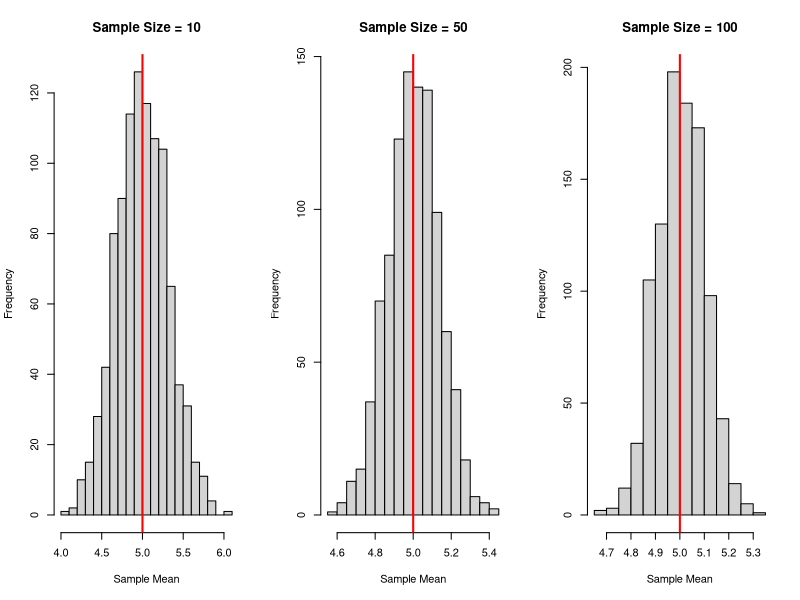
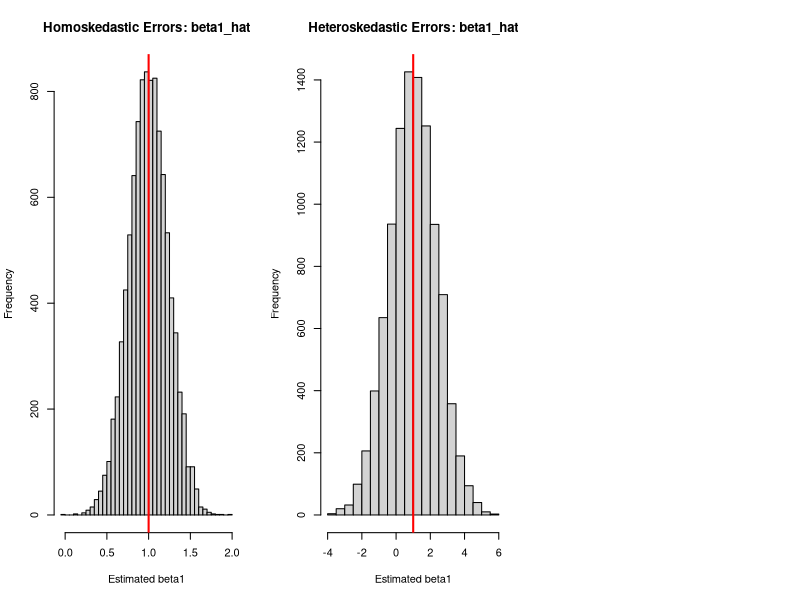
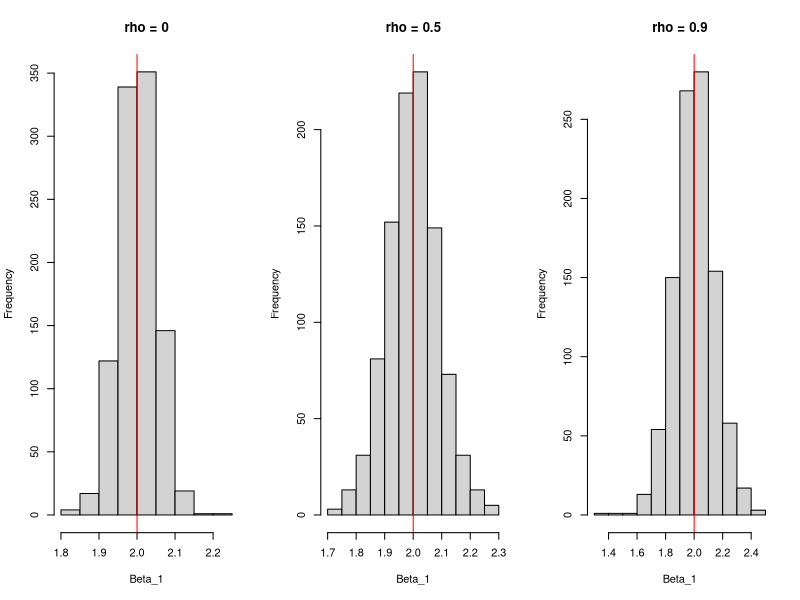
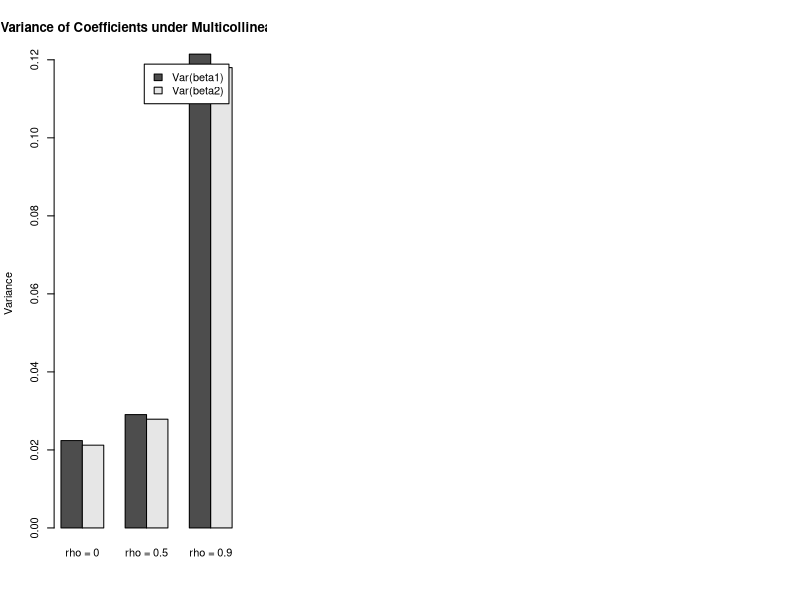
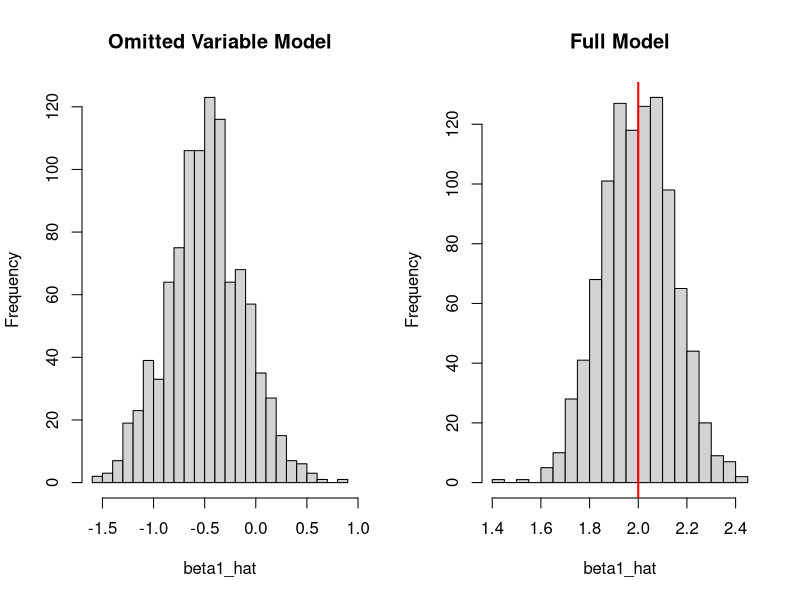

Generate these figures, in order, with R: (Note: this script raises an error after producing the figures.)
## ---- chunk 1
# Set a seed for reproducibility (so results are the same each time)
set.seed(123)

# Number of simulations
n_sim <- 1000

# Sample sizes to try
sample_sizes <- c(10, 50, 100)

# True population mean and standard deviation (things we might want to estimate)
true_mean <- 5
true_sd <- 1

# List to store results
results <- list()

# Loop over each sample size
for (n in sample_sizes) {
  # For each simulation, draw n samples and compute the mean
  sample_means <- numeric(n_sim)
  for (i in 1:n_sim) {
    samples <- rnorm(n, mean = true_mean, sd = true_sd)
    sample_means[i] <- mean(samples)
  }
  results[[as.character(n)]] <- sample_means
}

# Plot histograms to visualize the sample means
par(mfrow = c(1, 3))  # Arrange plots in 1 row, 3 columns
for (n in sample_sizes) {
  hist(results[[as.character(n)]], 
       main = paste("Sample Size =", n), 
       xlab = "Sample Mean", 
       breaks = 20)
  abline(v = true_mean, col = "red", lwd = 2)  # Add true mean line
}

# Check the average and spread of sample means
for (n in sample_sizes) {
  mean_of_means <- mean(results[[as.character(n)]])
  var_of_means <- var(results[[as.character(n)]])
  theoretical_var <- (true_sd^2) / n  # Expected variance: sigma^2 / n
  cat("Sample Size:", n, "\n")
  cat("Average of Sample Means:", mean_of_means, "\n")
  cat("Variance of Sample Means:", var_of_means, "\n")
  cat("Theoretical Variance:", theoretical_var, "\n\n")
}

# we should see that the average of the sample means is close to the true population mean, and the variance of the sample means decreases as the sample size increases.
## ---- chunk 2
# quick quiz: Estimate the true standard deviation of the N(5,1) sample using the unbiased estimator of the sample variance.

## ---- chunk 3
library(lmtest)  # Install if needed: install.packages("lmtest")

# Function to run Monte Carlo simulation for OLS
simulate_ols <- function(n_sim, x, beta0_true, beta1_true, error_gen) {
  n <- length(x)  # Sample size
  beta1_hats <- numeric(n_sim)  # Store estimated beta1
  se_beta1 <- numeric(n_sim)    # Store estimated standard errors
  ci_lower <- numeric(n_sim)    # Store lower bounds of 95% CI
  ci_upper <- numeric(n_sim)    # Store upper bounds of 95% CI
  shapiro_p <- numeric(n_sim)   # Store p-values for normality test
  bp_p <- numeric(n_sim)        # Store p-values for heteroskedasticity test
  
  # Run simulations
  for (i in 1:n_sim) {
    # Generate errors using the provided function
    epsilon <- error_gen(x)
    # Generate y based on the true model
    y <- beta0_true + beta1_true * x + epsilon
    # Fit OLS model
    model <- lm(y ~ x)
    # Store beta1 estimate
    beta1_hats[i] <- coef(model)[2]
    # Store standard error of beta1
    se_beta1[i] <- summary(model)$coefficients[2, 2]
    # Store 95% confidence interval for beta1
    ci <- confint(model)[2, ]
    ci_lower[i] <- ci[1]
    ci_upper[i] <- ci[2]
    # Store p-values from tests
    residuals <- residuals(model)
    shapiro_p[i] <- shapiro.test(residuals)$p.value    # Normality test
    bp_p[i] <- bptest(model)$p.value                   # Heteroskedasticity test
  }
  
  # Return all results as a list
  return(list(beta1_hats = beta1_hats, 
              se_beta1 = se_beta1, 
              ci_lower = ci_lower, 
              ci_upper = ci_upper, 
              shapiro_p = shapiro_p, 
              bp_p = bp_p))
}
## ---- chunk 4
# Set seed for reproducibility
set.seed(123)

# Define constants
n_sim <- 10000  # Number of simulations
x <- c(2, 5, 8) # Fixed x values
beta0_true <- 0 # True beta0
beta1_true <- 1 # True beta1

# Function to generate homoskedastic errors: N(0, 1)
error_gen_homo <- function(x) {
  rnorm(length(x), mean = 0, sd = 1)
}

# Run the simulation
results_homo <- simulate_ols(n_sim, x, beta0_true, beta1_true, error_gen_homo)

# Analyze results
# Unbiasedness: average of beta1 estimates
mean_beta1_homo <- mean(results_homo$beta1_hats)
cat("Average beta1_hat:", mean_beta1_homo, "\n")

# Standard Errors: compare estimated SE to actual variability
mean_se_beta1_homo <- mean(results_homo$se_beta1)
true_se_homo <- sd(results_homo$beta1_hats)  # Actual standard error from simulation
cat("Average Estimated SE:", mean_se_beta1_homo, "\n")
cat("True SE (from simulation):", true_se_homo, "\n")

# Confidence Intervals: proportion containing true beta1
coverage_homo <- mean((results_homo$ci_lower <= beta1_true) & 
                      (results_homo$ci_upper >= beta1_true))
cat("95% CI Coverage:", coverage_homo, "\n")

# Tests: proportion of rejections at 5% level
shapiro_reject_homo <- mean(results_homo$shapiro_p < 0.05)
bp_reject_homo <- mean(results_homo$bp_p < 0.05)
cat("Normality Test Rejections:", shapiro_reject_homo, "\n")
cat("Heteroskedasticity Test Rejections:", bp_reject_homo, "\n")

# Plot histogram of beta1 estimates
hist(results_homo$beta1_hats, 
     main = "Homoskedastic Errors: beta1_hat", 
     xlab = "Estimated beta1", 
     breaks = 30)
abline(v = beta1_true, col = "red", lwd = 2)  # True beta1 line
## ---- chunk 5
# Function to generate heteroskedastic errors: N(0, x_i^2)
error_gen_hetero <- function(x) {
  rnorm(length(x), mean = 0, sd = x)  # sd = x_i, so variance = x_i^2
}

# Run the simulation
results_hetero <- simulate_ols(n_sim, x, beta0_true, beta1_true, error_gen_hetero)

# Analyze results
# Unbiasedness: average of beta1 estimates
mean_beta1_hetero <- mean(results_hetero$beta1_hats)
cat("Average beta1_hat:", mean_beta1_hetero, "\n")

# Standard Errors: compare estimated SE to actual variability
mean_se_beta1_hetero <- mean(results_hetero$se_beta1)
true_se_hetero <- sd(results_hetero$beta1_hats)  # Actual standard error from simulation
cat("Average Estimated SE:", mean_se_beta1_hetero, "\n")
cat("True SE (from simulation):", true_se_hetero, "\n")

# Confidence Intervals: proportion containing true beta1
coverage_hetero <- mean((results_hetero$ci_lower <= beta1_true) & 
                        (results_hetero$ci_upper >= beta1_true))
cat("95% CI Coverage:", coverage_hetero, "\n")

# Tests: proportion of rejections at 5% level
shapiro_reject_hetero <- mean(results_hetero$shapiro_p < 0.05)
bp_reject_hetero <- mean(results_hetero$bp_p < 0.05)
cat("Normality Test Rejections:", shapiro_reject_hetero, "\n")
cat("Heteroskedasticity Test Rejections:", bp_reject_hetero, "\n")

# Plot histogram of beta1 estimates
hist(results_hetero$beta1_hats, 
     main = "Heteroskedastic Errors: beta1_hat", 
     xlab = "Estimated beta1", 
     breaks = 30)
abline(v = beta1_true, col = "red", lwd = 2)  # True beta1 line
## ---- chunk 6
set.seed(123)
sims <- 1000
n <- 50
rho <- c(0, 0.5, 0.9)
betas <- matrix(NA, sims, length(rho))
for (j in 1:length(rho)) {
  for (i in 1:sims) {
    x1 <- runif(n, 0, 10)
    u <- rnorm(n, 0, 1)
    x2 <- rho[j] * x1 + u
    y <- 1 + 2 * x1 + 1.5 * x2 + rnorm(n)
    betas[i,j] <- coef(lm(y ~ x1 + x2))[2]  # Beta_1
  }
}
par(mfrow=c(1,3))
for (j in 1:length(rho)) {
  hist(betas[,j], main=paste("rho =", rho[j]), xlab="Beta_1")
  abline(v=2, col="red")
}
## ---- chunk 7
set.seed(123)
n_sim <- 1000
n <- 50  # Larger sample to avoid singularity
rho_values <- c(0, 0.5, 0.9)  # Correlation levels
var_beta1 <- numeric(length(rho_values))
var_beta2 <- numeric(length(rho_values))

for (j in 1:length(rho_values)) {
  rho <- rho_values[j]
  sigma_u <- sqrt(1 - rho^2)  # Ensure Var(x2) = 1
  beta1_hats <- numeric(n_sim)
  beta2_hats <- numeric(n_sim)
  for (i in 1:n_sim) {
    x1 <- rnorm(n, 5, 1)
    u <- rnorm(n, 0, sigma_u)
    x2 <- rho * x1 + u
    epsilon <- rnorm(n, 0, 1)
    y <- 1 + 2 * x1 + 1.5 * x2 + epsilon  # True model
    model <- lm(y ~ x1 + x2)
    beta1_hats[i] <- coef(model)[2]
    beta2_hats[i] <- coef(model)[3]
  }
  var_beta1[j] <- var(beta1_hats)
  var_beta2[j] <- var(beta2_hats)
}

# Plot results
barplot(rbind(var_beta1, var_beta2), beside=TRUE, 
        names.arg=paste("rho =", rho_values), 
        legend.text=c("Var(beta1)", "Var(beta2)"),
        main="Variance of Coefficients under Multicollinearity",
        ylab="Variance")
## ---- chunk 8
set.seed(123)
n_sim <- 1000
n <- 50
beta1_hats_omitted <- numeric(n_sim)
beta1_hats_full <- numeric(n_sim)

for (i in 1:n_sim) {
  x3 <- rnorm(n, 100, 10)  # Omitted variable (e.g., IQ)
  v <- rnorm(n, 0, 1)
  x1 <- 10 - 0.1 * x3 + v  # Correlated with x3
  epsilon <- rnorm(n, 0, 1)
  y <- 1 + 2 * x1 + 0.5 * x3 + epsilon  # True model
  
  # Omitted variable model
  model_omitted <- lm(y ~ x1)
  beta1_hats_omitted[i] <- coef(model_omitted)[2]
  
  # Full model
  model_full <- lm(y ~ x1 + x3)
  beta1_hats_full[i] <- coef(model_full)[2]
}

# Plot histograms
par(mfrow=c(1,2))
hist(beta1_hats_omitted, main="Omitted Variable Model", xlab="beta1_hat", breaks=20)
abline(v=2, col="red", lwd=2)
hist(beta1_hats_full, main="Full Model", xlab="beta1_hat", breaks=20)
abline(v=2, col="red", lwd=2)

# Report means
cat("Mean beta1_hat (omitted):", mean(beta1_hats_omitted), "\n")
cat("Mean beta1_hat (full):", mean(beta1_hats_full), "\n")

## ---- chunk 9
X <- matrix(c(1,1,1,4,5,6,5.5,5,4.5), ncol=3)
solve(t(X) %*% X)
